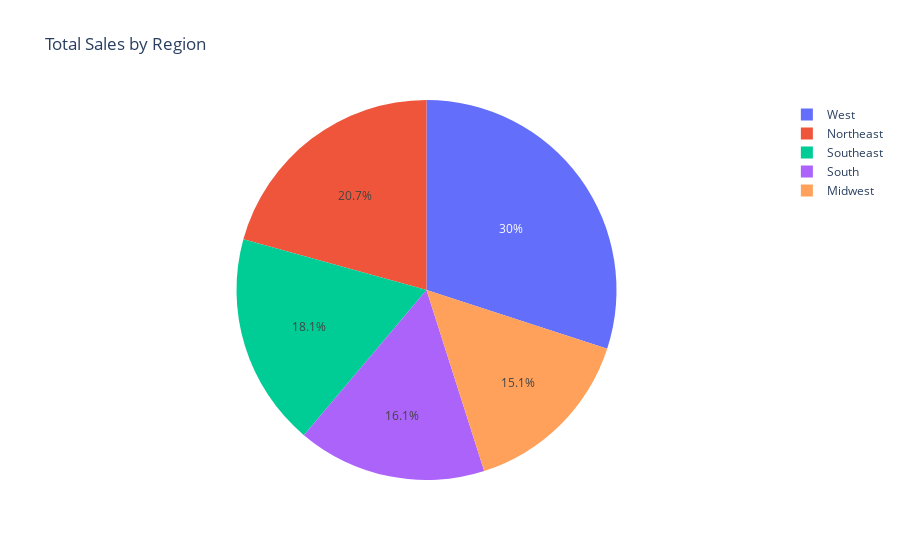

Notebook cell for this chart:
### Code cell
px.pie(region_sales, values='Total Sales', names='Region', title='Total Sales by Region')

### Figure 1 — Plotly figure (JSON) as saved in the notebook; plotly's stock layout.template omitted (floating-point values rounded to 4 significant figures)
{"data": [{"domain": {"x": [0, 1], "y": [0, 1]}, "hovertemplate": "Region=%{label}<br>Total Sales=%{value}<extra></extra>", "labels": ["Midwest", "Northeast", "South", "Southeast", "West"], "legendgroup": "", "name": "", "showlegend": true, "type": "pie", "values": [135800459, 186324067, 144663181, 163171236, 269943182]}], "layout": {"legend": {"tracegroupgap": 0}, "title": {"text": "Total Sales by Region"}}}
